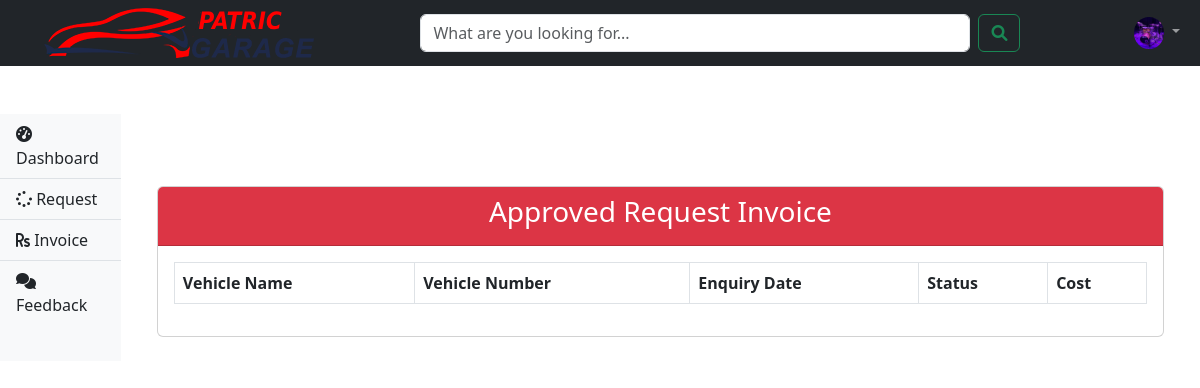
/customer-view-approved-request (signed in), run on an earlier commit of the app's database.
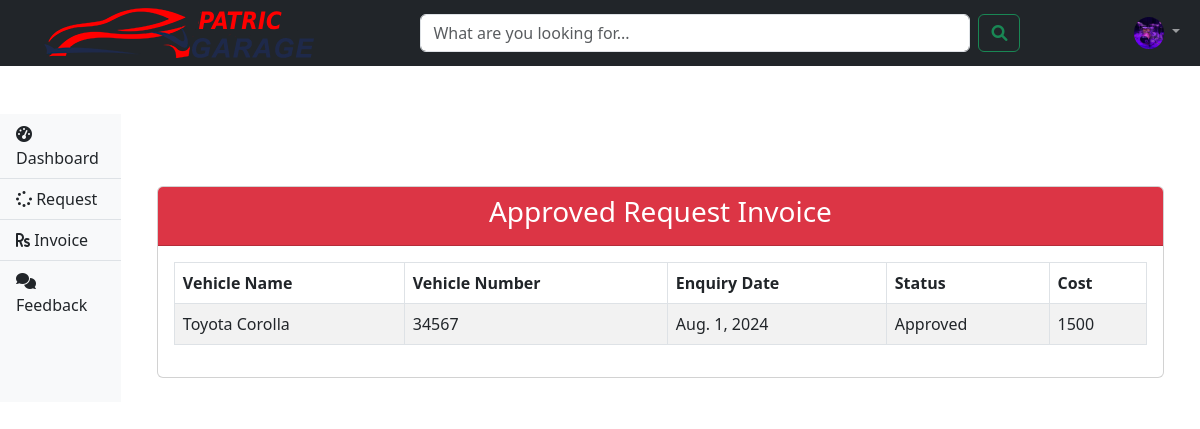
And on a later commit of the database.
### vehicle/models.py (models this page shows, shortened)
class Request(models.Model):
    CATEGORY_CHOICES = (
        ('two wheeler with gear', 'Two Wheeler with Gear'),
        ('two wheeler without gear', 'Two Wheeler without Gear'),
        ('three wheeler', 'Three Wheeler'),
        ('four wheeler', 'Four Wheeler')
    )
    STATUS_CHOICES = (
        ('Pending', 'Pending'),
        ('Approved', 'Approved'),
        ('Repairing', 'Repairing'),
        ('Repairing Done', 'Repairing Done'),
        ('Released', 'Released')
    )
    category = models.CharField(max_length=50, choices=CATEGORY_CHOICES)
    vehicle_no = models.PositiveIntegerField()
    vehicle_name = models.CharField(max_length=40)
    vehicle_model = models.CharField(max_length=40)
    vehicle_brand = models.CharField(max_length=40)
    problem_description = models.CharField(max_length=500)
    date = models.DateField(auto_now_add=True)
    cost = models.PositiveIntegerField(null=True)
    customer = models.ForeignKey('Customer', on_delete=models.CASCADE, null=True)
    mechanic = models.ForeignKey('Mechanic', on_delete=models.CASCADE, null=True)
    status = models.CharField(max_length=50, choices=STATUS_CHOICES, default='Pending')

### vehicle/views.py (the view)
# urls.py: path('customer-view-approved-request',views.customer_view_approved_request_view,name='customer-view-approved-request'),
@login_required(login_url='customerlogin')
@user_passes_test(is_customer)
def customer_view_approved_request_view(request):
    customer = models.Customer.objects.get(user_id=request.user.id)
    enquiries = models.Request.objects.filter(customer_id=customer.id).exclude(status='Pending')
    return render(request, 'vehicle/customer_view_approved_request.html', {'customer': customer, 'enquiries': enquiries})

### vehicle/views.py (called while the page is built)
def is_customer(user):
    return user.groups.filter(name='CUSTOMER').exists()

### vehicle/templates/vehicle/customer_view_approved_request.html
{% extends 'vehicle/customerbase.html' %}
{% block content %}
<div class="container mt-5">
    <div class="card">
        <div class="card-header bg-danger text-white text-center">
            <h3>Approved Request Invoice</h3>
        </div>
        <div class="card-body">
            <div class="table-responsive">
                <table class="table table-bordered table-striped">
                    <thead class="thead-dark">
                        <tr>
                            <th>Vehicle Name</th>
                            <th>Vehicle Number</th>
                            <th>Enquiry Date</th>
                            <th>Status</th>
                            <th>Cost</th>
                        </tr>
                    </thead>
                    <tbody>
                        {% for enq in enquiries %}
                        <tr>
                            <td>{{ enq.vehicle_name }}</td>
                            <td>{{ enq.vehicle_no }}</td>
                            <td>{{ enq.date }}</td>
                            <td>{{ enq.status }}</td>
                            <td>{{ enq.cost }}</td>
                        </tr>
                        {% endfor %}
                    </tbody>
                </table>
            </div>
        </div>
    </div>
</div>
{% endblock content %}

What changed in the data, as far as the page shows it:
added Request: vehicle_name "Toyota Corolla", vehicle_no "34567", date "Aug. 1, 2024", status "Approved", cost "1500"
